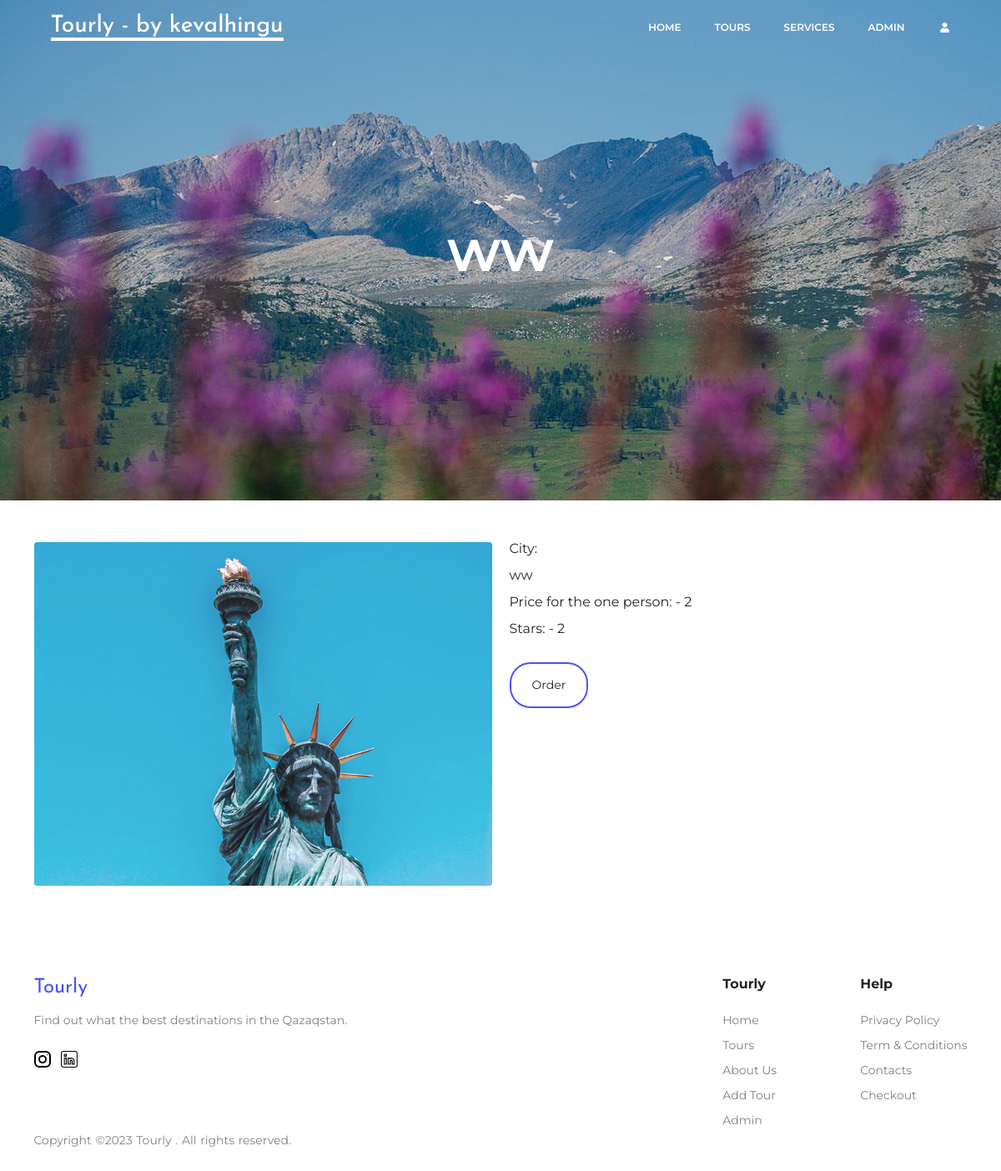
/hotel/13, run on the app's committed database.
### web_tech_django/apps/blog/models.py (models this page shows, shortened)
class Hotel(models.Model):
    name = models.CharField('Hotel name', max_length=60)
    city = models.CharField('Hotel city', max_length=60)
    price = models.IntegerField('Price for one person')
    hotelClass = models.IntegerField('Class of the hotel')
    image = models.ImageField('Tour image', upload_to='hotels/')

### web_tech_django/apps/blog/views.py (the view)
# urls.py: path('hotel/<id>', views.hotel_detail, name='hotel_detail'),
def hotel_detail(request, id):
    hotel = Hotel.objects.get(id=id)
    return render(request, "admin/hotel/hotel_detail.html",{'hotel': hotel})

### web_tech_django/templates/admin/hotel/hotel_detail.html (shortened to what this page needs)
{% extends 'base.html' %}
{% load static %}
{% block content %}
    <div class="showcase">
        <div class="container">
            <div class="showcase__text">
                {{ hotel.name }}
            </div>
        </div>
    </div>
    <div class="tour" style="margin: 50px 0;">
        <div class="container">
            <div class="row">
                <div class="col-lg-6 ">
                    <img class="img-fluid rounded" src="{% static "uploads/" %}{{ hotel.image }}" alt="" height="400px">
                </div>
                <div class="col-lg-6 ">
                    <div class="tour__desc">
                    City: <br><br> {{ hotel.city }}
                    </div>
                    <br>
                    <div > Price for the one person: - {{ hotel.price }}</div>
                    <br>
                    <div > Stars: - {{ hotel.hotelClass }}</div>
                    <br>
                    <br>
                    <a href="{% url 'blog:orderHotel' id=hotel.id %}" class="btn">Order</a>
            </div>
            </div>
        </div>
    </div>
{% endblock %}

### web_tech_django/static/blog/css/index.css (style rules this page uses)
* { padding:0;margin:0;border:0; }
*,*:before,*:after { -moz-box-sizing:border-box;-webkit-box-sizing:border-box;box-sizing:border-box; }
html,body { height:100%;width:100%;font-size:100%;line-height:1;font-size:14px;-ms-text-size-adjust:100%;-moz-text-size-adjust:100%;-webkit-text-size-adjust:100%; }
a,a:visited { text-decoration:none; }
img { vertical-align:top; }
body { margin: 0; padding: 0; background-color: #fff; font-family: 'Montserrat', sans-serif; font-size: 16px; -webkit-transition: 0.5s; -o-transition: 0.5s; transition: 0.5s; }
.btn { padding: 15px 25px; text-align: center; border: 2px solid #4d51fa; border-radius: 25px; transition: 0.5s; }
.showcase { height: 600px; background-image: url(../img/showcase.jpg); background-repeat: no-repeat; background-size: cover; -webkit-transition: 0.5s; -o-transition: 0.5s; transition: 0.5s; display: flex; align-items: center; justify-content: center; }
.showcase__text { color: #fff; font-size: 70px; font-weight: 600; text-align: center; }

### data on the page
Hotel: name "ww", image (picture), city "ww", price "2", hotelClass "2"

### other printed values
{{ current_year }} "2023"
